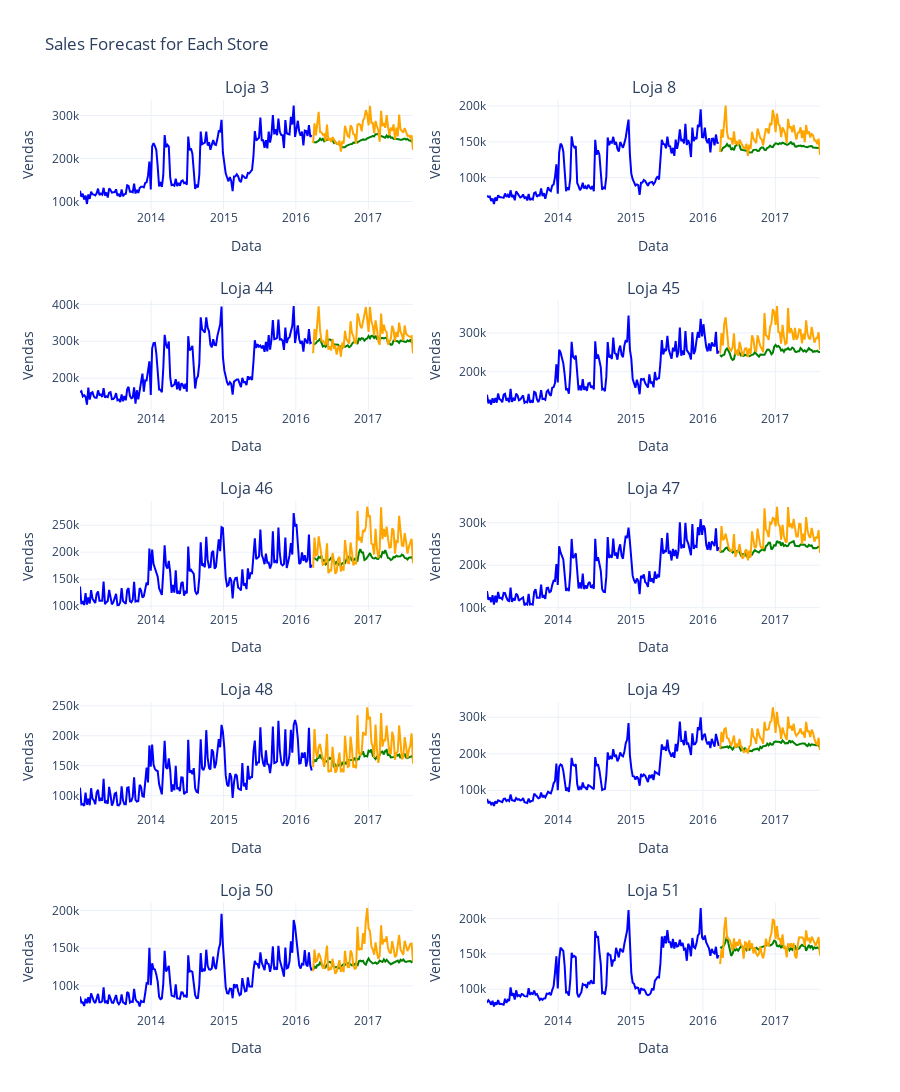

The notebook cell this image was saved under:
### Code cell
modelos_por_loja = {}
tempos_treinamento = {}
tempos_previsao = {}

# Create a figure
fig = make_subplots(rows=5, cols=2, subplot_titles=[f'Loja {loja}' for loja in lojas_relevantes_favorita])

df_resultado_loja = pd.DataFrame(columns=['Data', 'Loja', 'Real', 'Previsto'])
df_resultado_tempo = pd.DataFrame(columns=['Loja', 'Treino', 'Previsao'])

for i, loja in enumerate(lojas_relevantes_favorita):

    df_loja = favorita[favorita['Loja'] == loja]
    df_loja_grouped = df_loja.groupby('Data')['Vendas'].sum().reset_index()
    df_loja_grouped.set_index('Data', inplace=True)
    data_scaled, scaler = prepare_data_CNN(df_loja_grouped)
    look_back = 10

    X_train, X_test, y_train, y_test, train_size = split_data_CNN(data_scaled, look_back)

    # Construir e treinar o modelo
    model = build_model_CNN(look_back)

    start_train_time = time.time()
    history = train_model_CNN(model, X_train, y_train)
    end_train_time = time.time()
    train_time = end_train_time - start_train_time


    # Realizar previsões no conjunto de teste
    start_forecast_time = time.time()
    test_predict = make_predictions_CNN(model, X_test)
    end_forecast_time = time.time()
    forecast_time = end_forecast_time - start_forecast_time


    # Reverter a normalização das previsões e dos valores reais
    test_predict_original = scaler.inverse_transform(test_predict).flatten()
    y_test_original = scaler.inverse_transform(y_test.reshape(-1, 1)).flatten()

    # Obter os índices reais para treino e teste
    train_index = df_loja_grouped.index[:train_size]  # Índices do conjunto de treino
    test_index = df_loja_grouped.index[train_size:]   # Índices do conjunto de teste

    # Dados de treino original
    train_original = scaler.inverse_transform(data_scaled[:train_size]).flatten()

    # Dados reais para plotagem do teste
    data_test_original = scaler.inverse_transform(data_scaled[train_size:]).flatten()

    df_resultado_loja = pd.concat([df_resultado_loja, pd.DataFrame({
        'Data': test_index,
        'Loja': loja,
        'Real': y_test_original,
        'Previsto': test_predict_original
    })])

    df_resultado_tempo = pd.concat([df_resultado_tempo, pd.DataFrame({
        'Loja': [loja],
        'Treino': [train_time],
        'Previsao': [forecast_time]
    })], ignore_index=True)

        # Add traces for train, test, and forecast
    fig.add_trace(go.Scatter(x=train_index, y=train_original, mode='lines', name='Treino', line=dict(color='blue')), row=i//2+1, col=i%2+1)
    fig.add_trace(go.Scatter(x=test_index, y=test_predict_original, mode='lines', name='Previsto', line=dict(color='green')), row=i//2+1, col=i%2+1)
    fig.add_trace(go.Scatter(x=test_index, y=data_test_original, mode='lines', name='Real', line=dict(color='orange')), row=i//2+1, col=i%2+1)
    
    # Update layout for each subplot
    fig.update_xaxes(title_text='Data', row=i//2+1, col=i%2+1)
    fig.update_yaxes(title_text='Vendas', row=i//2+1, col=i%2+1)

# Update layout for the entire figure
fig.update_layout(
    title='Sales Forecast for Each Store',
    height=1500,
    showlegend=False,
    template='plotly_white'
)

# Salvar o dataframe em um arquivo CSV

df_resultado_loja.to_csv('Resultados/Previsao/Favorita/Loja/CNN.csv', index=False)
df_resultado_tempo.to_csv('Resultados/Tempo/Favorita/Loja/CNN.csv', index=False)

# Show the figure
fig.show()
